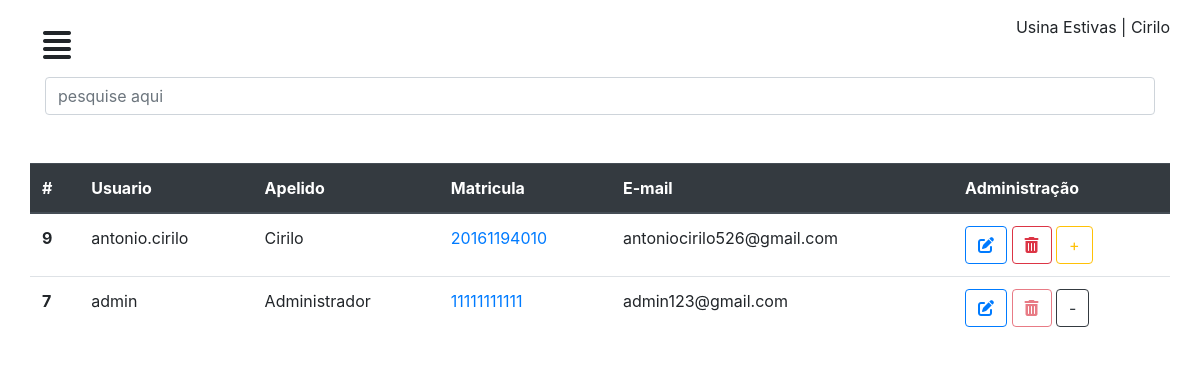
The page /perfil/usuarios/ (signed in) on the database its author committed.
### chamados/models.py (models this page shows, shortened)
class CustomUser (AbstractUser):
	matricula = models.CharField('matricula', max_length=11)
	apelido = models.CharField('apelido', max_length=50)

### chamados/views.py (the view)
# urls.py: path('perfil/usuarios/', usuarios, name="usuarios"),
@login_required
def usuarios(request):
	user = CustomUser.objects.all().order_by('-id')
	contexto = {
	'usuarios': user
	}
	return render(request, 'admin/usuarios.html', contexto)

### chamados/templates/admin/usuarios.html (shortened to what this page needs)
{% extends "dashboard/baseperfil.html" %}
{% load static %}
{% block conteudo %}
<div class="container">
  <div class="row">
    <div class="col-12">
      <input type="text" id="busca" name="pesquisa" class="form-control" placeholder="pesquise aqui">
      <br> <br>
    </div>
  </div>
</div>
<div id="mycall">
  <div class="row">
    <div class="col-12">
     <table class="table">
      <thead class="thead-dark">
        <tr>
          <th scope="col">#</th>
          <th scope="col">Usuario</th>
          <th scope="col">Apelido</th>
          <th scope="col">Matricula</th>
          <th scope="col">E-mail</th>
          <th scope="col">Administração</th>
        </tr>
      </thead>
      <tbody>
        <tr>
          {% for usuario in usuarios %}
          <th scope="row">{{usuario.id}}</th>
          <td scope="row">{{usuario.username}}</td>
          <td >{{usuario.apelido}}</td>
          <td ><a href="#">{{usuario.matricula}}</a></td>
          <td scope="row">{{usuario.email}}</td>
          <td> <a href="{% url 'editaruser' usuario.id %}"> <button type="button" class="btn btn-outline-primary"><i class="fas fa-edit"></i></button></a> {% if usuario.is_superuser == 0 %} <a href="{% url 'apagaruser' usuario.id %}"><button type="button" class="btn btn-outline-danger"><i class="fas fa-trash-alt"></i></button></a> <a href="{% url 'superuser' usuario.id %}"> <button type="button" class="btn btn-outline-warning">+</button></a> {% else %} <a href="{% url 'apagaruser' usuario.id %}"> <button type="button" class="btn btn-outline-danger"disabled=""><i class="fas fa-trash-alt"></i></button></a> <a href="{% url 'normaluser' usuario.id %}"> <button type="button" class="btn btn-outline-dark">-</button></a>{% endif %}
          </td>
        </tr>
        {% empty %}
      </tbody>
    </table>
    <p>Nenhum Usuario cadastrado</p>
    {% endfor %}
  </div>
</div>
</div>
{% endblock %}

### chamados/templates/dashboard/baseperfil.html (shortened to what this page needs)
<!DOCTYPE html>
{% load static %}
<html>
<head>
	<link rel="stylesheet" type="text/css" href="{% static 'css/geral.css' %}" />
	<link rel="stylesheet" type="text/css" href="{% static 'bootstrap/css/bootstrap.min.css' %}" />
	<link rel="stylesheet" type="text/css" href="{% static 'css/dash.css' %}" />
</head>
<body>
	<div id="wrapper">
		<div id="page-content-wrapper">
			<div class="container-fluid">
				<div class="row">
					<div class="col-lg-12">
						<a href="#" class="btn" id="menu-toggle"><i class="fas fa-align-justify"></i></a> <span class="float-right"> Usina Estivas | {{user.apelido}}</span>
					</div>
				</div>
				{% block conteudo %}
				{% endblock %}
			</div>
		</div>
	</div>
</body>
</html>

### chamados/static/css/dash.css (style rules this page uses)
#page-content-wrapper { width: 100%; position: absolute; padding:15px; transition:all .5s; }
#menu-toggle { transition:all .3s; font-size:2em; }

### rows shown on the page
CustomUser: apelido "Cirilo", id "9", username "antonio.cirilo", matricula "20161194010", email "antoniocirilo526@gmail.com"
CustomUser: id "7", username "admin", apelido "Administrador", matricula "11111111111", email "admin123@gmail.com"
